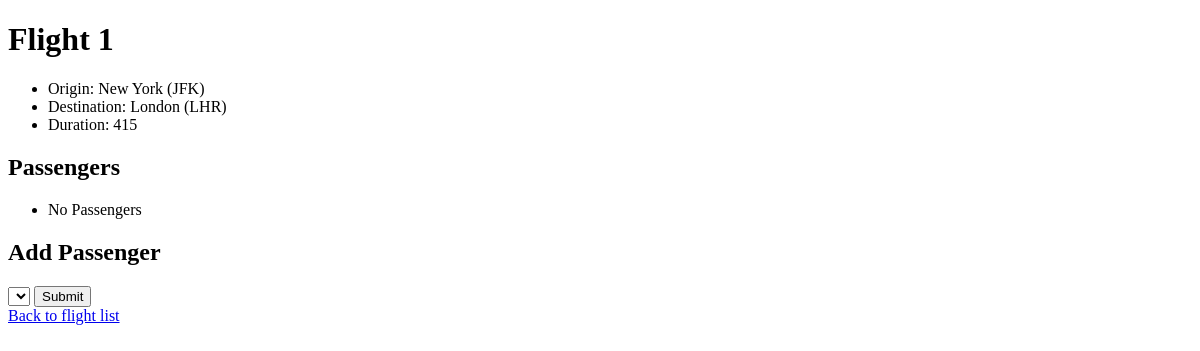
The page /flights/1 on the database as committed earlier.
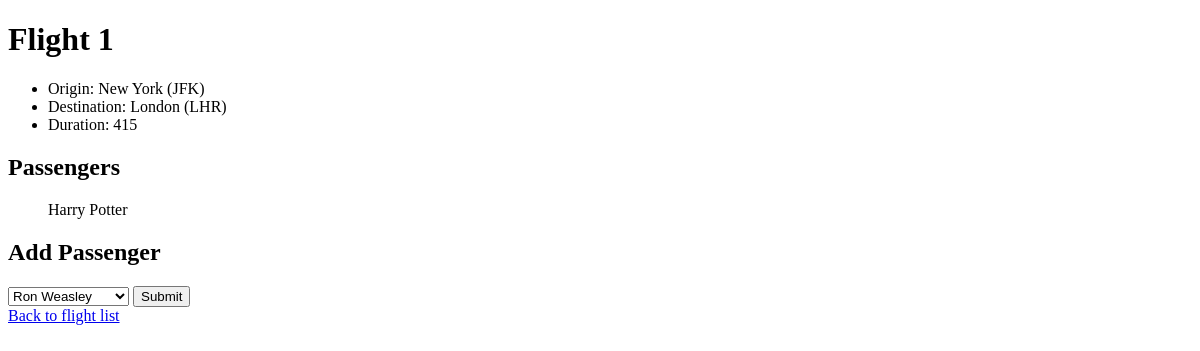
The same page on the database as committed later.
### flights/models.py (models this page shows)
class Passengers(models.Model):
   first = models.CharField(max_length=64)
   last = models.CharField(max_length=64)
   flights = models.ManyToManyField(Flight, blank=True, related_name="passengers")
   def __str__(self):
        return f"{self.first} {self.last}"

### flights/views.py (the view)
# urls.py: path("<int:flight_id>", views.flight, name="flight"),
def flight(request, flight_id):
    flight = Flight.objects.get(id=flight_id)
    return render(request, "flights/flight.html", {
        "flight": flight,
        "passengers": flight.passengers.all(),
        "non_passengers": Passengers.objects.exclude(flights=flight).all()
    })

### flights/models.py (called while the page is built)
    def __str__(self):
        return f"{self.city} ({self.code})"

### flights/templates/flights/flight.html (shortened to what this page needs)
{% extends "flights/layout.html" %}
{% block body %}
<h1>Flight {{ flight.id }}</h1>
<ul>
    <li>
        Origin: {{ flight.origin }}
    </li>
    <li>
        Destination: {{ flight.destination }}
    </li>
    <li>
        Duration: {{ flight.duration }}
    </li>
</ul>
<h2>Passengers</h2>
<ul>
    {% for passenger in passengers %}
    <lli>
        {{ passenger }}
    </lli>
    {% empty %}
    <li>No Passengers</li>
    {% endfor %}
</ul>
<h2>Add Passenger</h2>
<form action="{% url 'book' flight.id %}" method="post">
    <select name="passenger">
        {% for passenger in non_passengers %}
            <option value="{{ passenger.id }}">{{ passenger }}</option>
        {% endfor %}
    </select>
    <input type="submit">
</form>
<a href="{% url 'index' %}">Back to flight list</a>
{% endblock %}

Rows that differ between the two databases and show on the page:
added Passengers: first+last "Harry Potter"
Other text that changed with them:
form field passenger: (not shown) → "Ron Weasley"
text no longer shown: "No Passengers"
